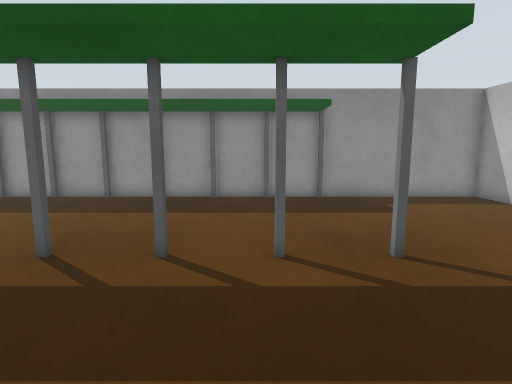
view 1 (above)

16 first-person views from a walk through a robot-simulator world made for Gazebo. The camera is 0.45 m above the floor, tilts 8° down and sees 80° across. The floor is counted in squares, 0.2 m on a side. Each view is taken from the middle of a square. On the plan, view 1 faces up. The plan holds only what a view shows up to about 18 squares ahead; the rest is blank. The place goes on beyond the plan.

view 2
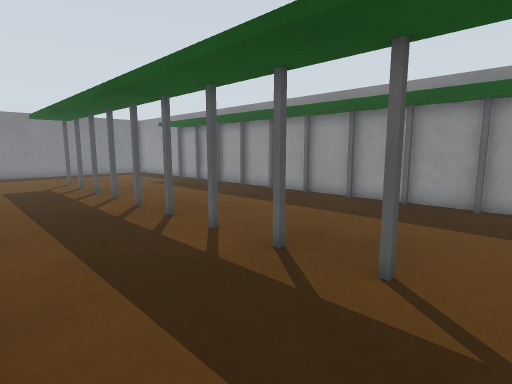

view 3
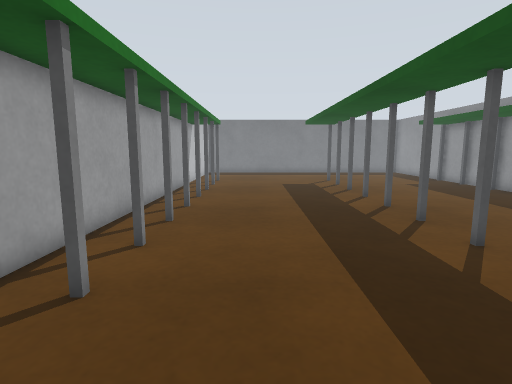

view 4
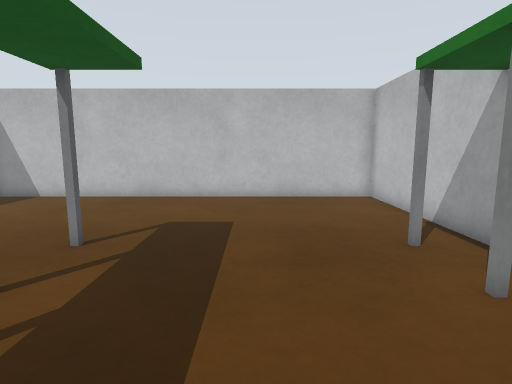

view 5
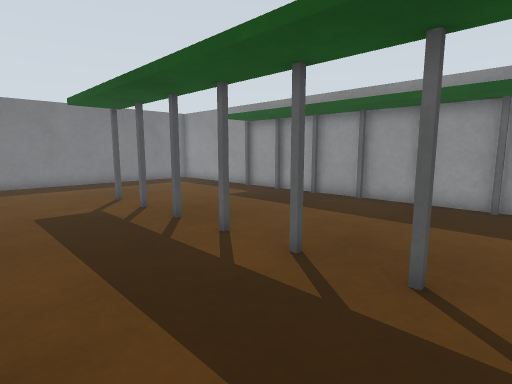

view 6
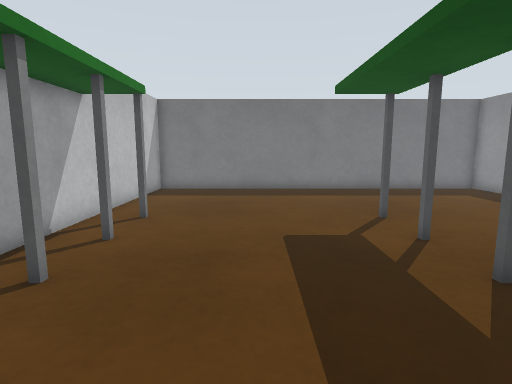

view 7
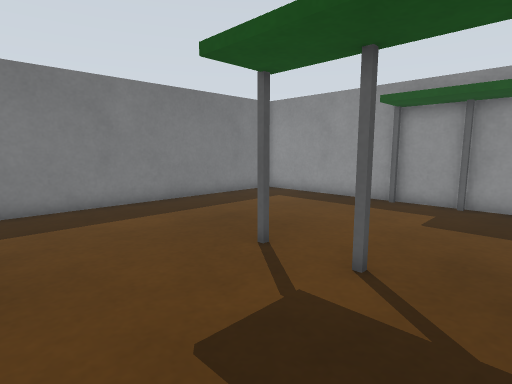

view 8
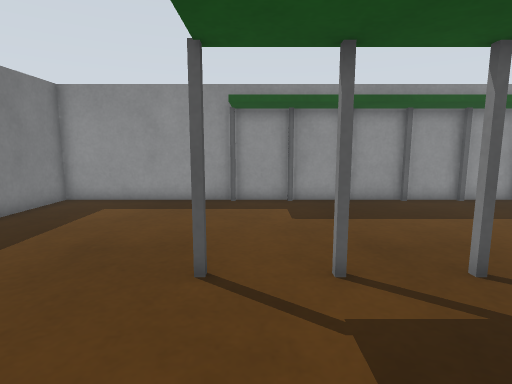

view 9
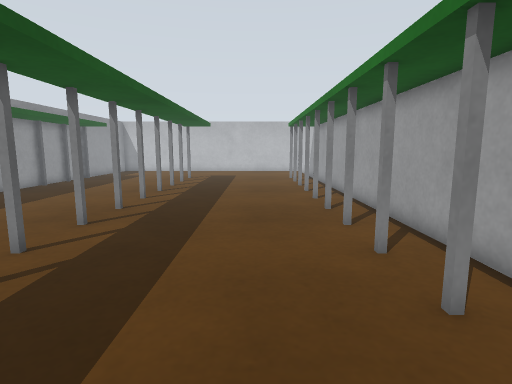

view 10
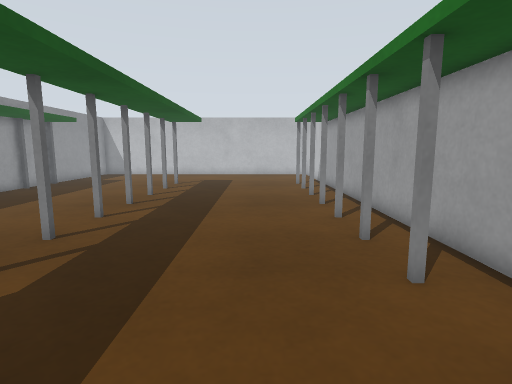

view 11
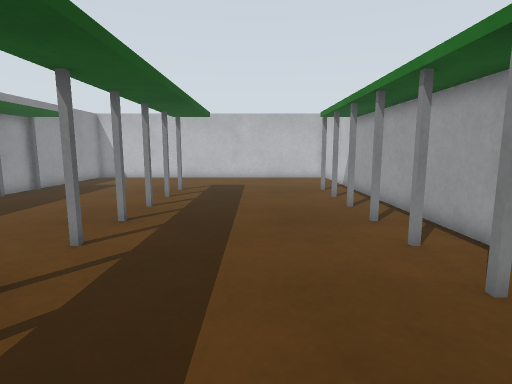

view 12
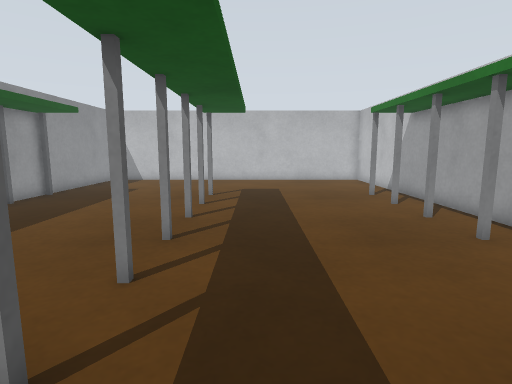

view 13
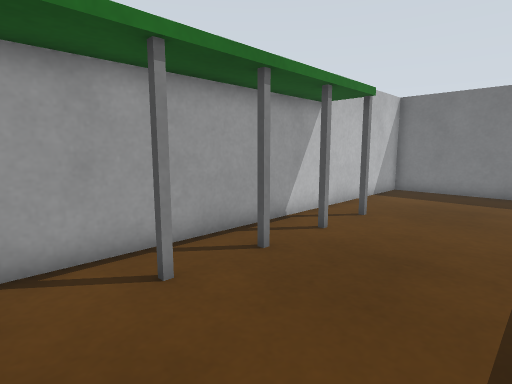

view 14
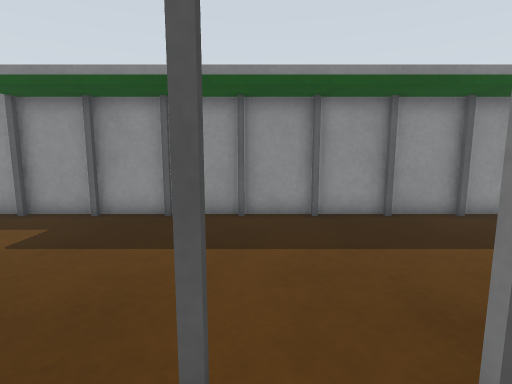

view 15
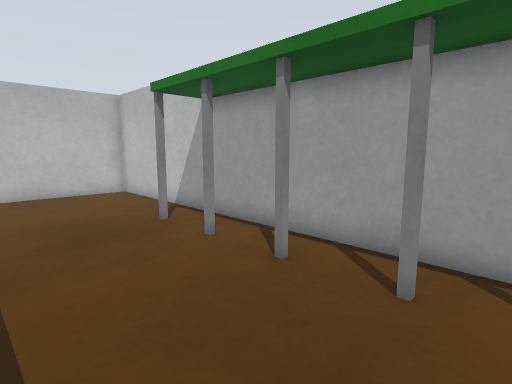

view 16
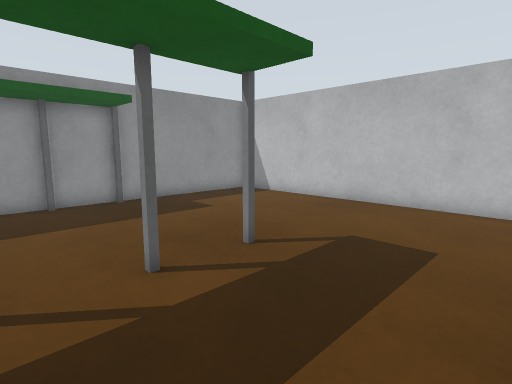

### Floor plan
Key: @ floor where view 1 was taken; # wall or solid block; . floor; P grey post; B green box.
Columns run from 30 left of view 1 to 11 right of it. Each row starts with its distance up from view 1.
 15 ##########################################
 14 #.......P.PP.P.PP.P.PP.P.PP.P.PP.P.......#
 13 #.......BBBBBBBBBBBBBBBBBBBBBBBBBB.......#
 12 #........................................#
 11 #........................................#
 10 #........................................#
  9 #........................................#
  8 #........................................#
  7 #........................................#
  6 #.......P.PP.P.PP.P.PP.P.PP.P.PP.P.......#
  5 #.......BBBBBBBBBBBBBBBBBBBBBBBBBB.......#
  4 #........................................#
  3 #........................................#
  2 #........................................#
  1 #........................................#
  0 #.............................@..........#
 -1 #........................................#
 -2 #.......P.PP.P.PP.P.PP.P.PP.P.PP.P.......#
 -3 #.......B########################B.......#
 -4 ##########################################

Where each view was taken, in squares from view 1:
view 1: 0 up, 0 right, facing up
view 2: 1 up, 0 right, facing up-left
view 3: 1 up, 0 right, facing left
view 4: 2 up, 4 left, facing right
view 5: 1 up, 8 left, facing up-left
view 6: 2 up, 12 left, facing left
view 7: 1 up, 17 left, facing up-left
view 8: 1 up, 21 left, facing up
view 9: 1 up, 21 left, facing right
view 10: 1 up, 17 left, facing right
view 11: 2 up, 14 left, facing right
view 12: 4 up, 12 left, facing right
view 13: 3 up, 12 left, facing down-left
view 14: 4 up, 14 left, facing up
view 15: 3 up, 6 left, facing down-right
view 16: 1 up, 2 left, facing up-right
